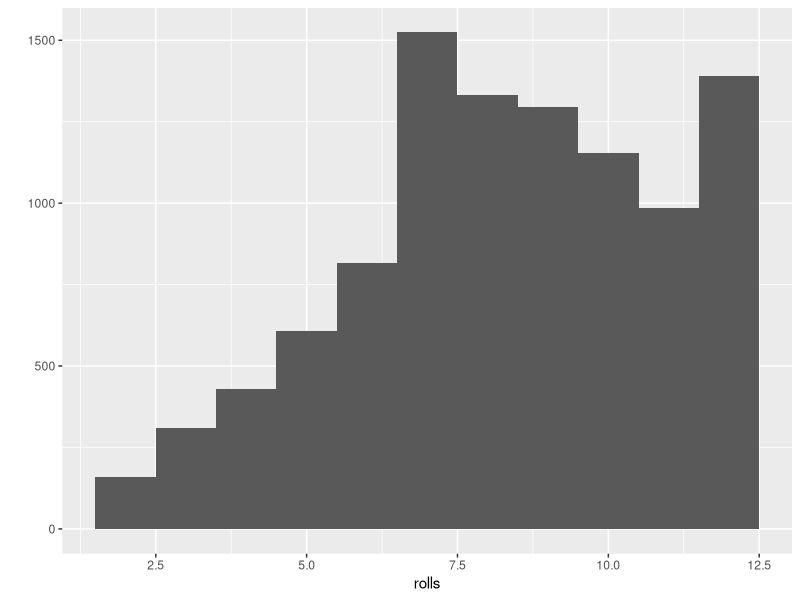

Write R code to recreate this figure.
roll<-function(bones= 1:6){
  
  dice<-sample(bones,size=2,replace=TRUE, 
               prob<-c(1/8, 1/8, 1/8, 1/8, 1/8, 3/8))
  sum(dice)
  

}
library('ggplot2')
rolls<-replicate(10000,roll())
qplot(rolls,binwidth=1)
